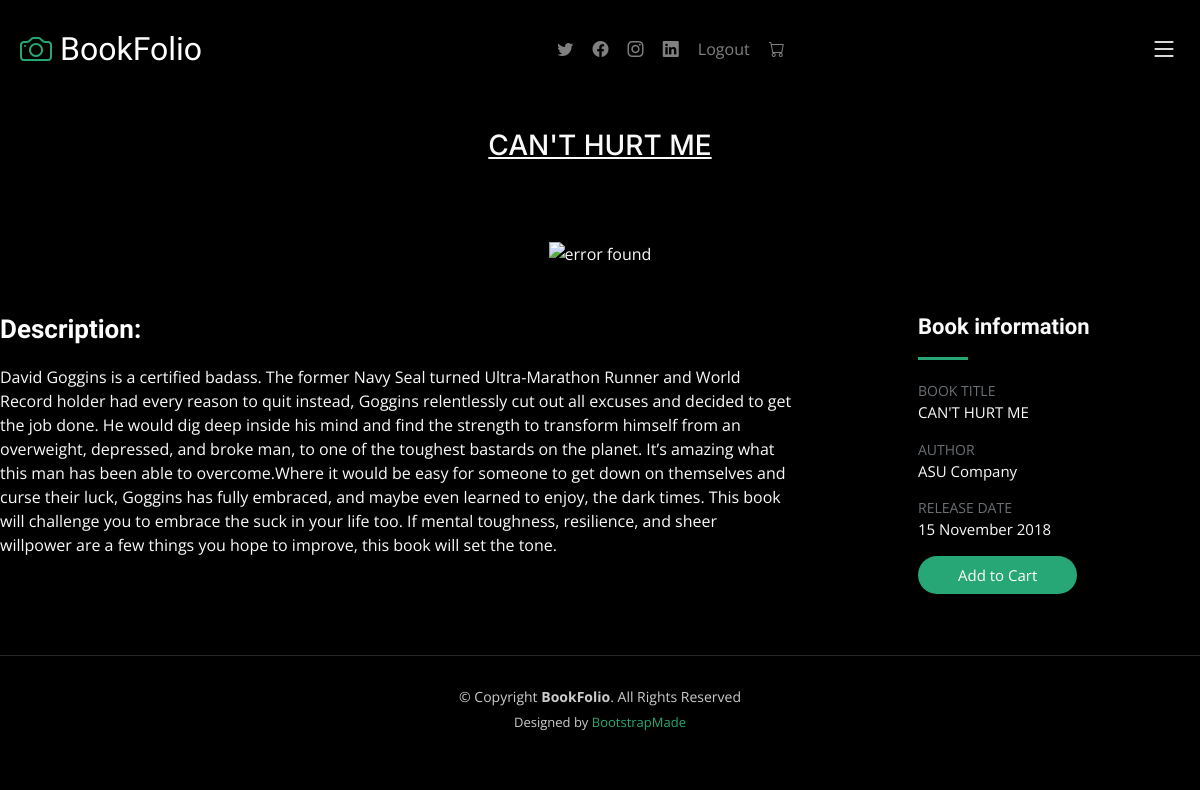
Screenshot of /gallery1/cant-hurt-me with the database file from the repository.
### bookDB/models.py (models this page shows)
class bookColumn(models.Model):
    bookDB_title = models.CharField(max_length=50)
    bookDB_imglink = models.CharField(max_length=300)
    bookDB_price = models.CharField(max_length=300)
    bookDB_des = models.TextField()
    bookDB_author = models.CharField(max_length=50)
    bookDB_releaseDate = models.CharField(max_length=20)
    bookDB_slug = AutoSlugField(populate_from = 'bookDB_title',unique=True,null=True,default=None)

### BookFolio/views.py (the view)
# urls.py: path('gallery1/<slug>', views.gallery1),
def gallery1(request,slug):
    booksData = bookColumn.objects.get(bookDB_slug = slug)
    data={'booksData':booksData}
    return render(request,"gallery1.html",data)

### templates/gallery1.html (shortened to what this page needs)
{% extends "base.html" %}
{% block content %}
<main id="main" data-aos="fade" data-aos-delay="1500">
        <div class="page-header d-flex align-items-center">
            <div class="container position-relative">
                <div class="row d-flex justify-content-center">
                    <div class="col-lg-6 text-center">
                        <h3><u>{{booksData.bookDB_title}}</u></h3>
                    </div>
                </div>
            </div>
        </div>
        <section id="gallery-single" class="gallery-single">
            <div class="container">
                            <div style="">
                                <center><img src="{{booksData.bookDB_imglink}}" alt="error found">
                            </div>
                </div>
                <div class="row justify-content-between gy-4 mt-4">
                    <div class="col-lg-8">
                        <div class="portfolio-description">
                            <h2>Description: </h2>
                            <p>{{booksData.bookDB_des}}
                               </p>
                        </div>
                    </div>
                    <div class="col-lg-3">
                        <div class="portfolio-info">
                            <h3>Book information</h3>
                            <ul>
                                <li><strong>BOOK TITLE</strong> <span>{{booksData.bookDB_title}}</span></li>
                                <li><strong>AUTHOR</strong> <span>{{booksData.bookDB_author}}</span></li>
                                <li><strong>RELEASE DATE</strong> <span>{{booksData.bookDB_releaseDate}}
                                </span></li>
                                <li><a href="/cart/{{booksData.bookDB_slug}}" class="btn-visit align-self-start">Add to Cart</a></li>
                            </ul>
                        </div>
                    </div>
                </div>
        </section>
    </main>
{% endblock  %}

### static/css/main.css (style rules this page uses)
:root { --font-default: "Open Sans", system-ui, -apple-system, "Segoe UI", Roboto, "Helvetica Neue", Arial, "Noto Sans", "Liberation Sans", sans-serif, "Apple Color Emoji", "Segoe UI Emoji", "Segoe UI Symbol", "Noto Color Emoji"; --font-primary: "Inter", sans-serif; --font-secondary: "Cardo", sans-serif; }
:root { --color-default: #fafafa; --color-primary: #27a776; --color-secondary: #161718; }
:root { scroll-behavior: smooth; }
a { color: var(--color-primary); text-decoration: none; }
h1, h2, h3, h4, h5, h6 { font-family: var(--font-primary); }
.page-header { padding: 120px 0 60px 0; min-height: 30vh; position: relative; }
.gallery-single .portfolio-info h3 { font-size: 22px; font-weight: 700; margin-bottom: 20px; padding-bottom: 20px; position: relative; font-family: var(--font-secondary); }
.gallery-single .portfolio-info h3:after { content: ""; position: absolute; display: block; width: 50px; height: 3px; background: var(--color-primary); left: 0; bottom: 0; }
.gallery-single .portfolio-info ul { list-style: none; padding: 0; font-size: 15px; }
.gallery-single .portfolio-info ul li { display: flex; flex-direction: column; padding-bottom: 15px; }
.gallery-single .portfolio-info ul strong { text-transform: uppercase; font-weight: 400; color: #6b7075; font-size: 14px; }
.gallery-single .portfolio-info .btn-visit { padding: 8px 40px; background: var(--color-primary); color: #fff; border-radius: 50px; transition: 0.3s; }
.gallery-single .portfolio-description h2 { font-size: 26px; font-weight: 700; margin-bottom: 20px; color: #fff; font-family: var(--font-secondary); }
.gallery-single .portfolio-description p { padding: 0; }

### rows the page displays
bookColumn: bookDB_title "CAN'T HURT ME", bookDB_des "David Goggins is a certified badass. The former Navy Seal turned Ultra-Marathon Runner and World Record holder had every reason to quit instead, Goggins relentlessly cut out all excuses and decided to get the job done. He would dig deep inside his mind and find the strength to transform himself from an overweight, depressed, and broke man, to one of the toughest bastards on the planet. It’s amazing what this man has been able to overcome.Where it would be easy for someone to get down on themselves and curse their luck, Goggins has fully embraced, and maybe even learned to enjoy, the dark times. This book will challenge you to embrace the suck in your life too. If mental toughness,…", bookDB_author "ASU Company", bookDB_releaseDate "15 November 2018"
